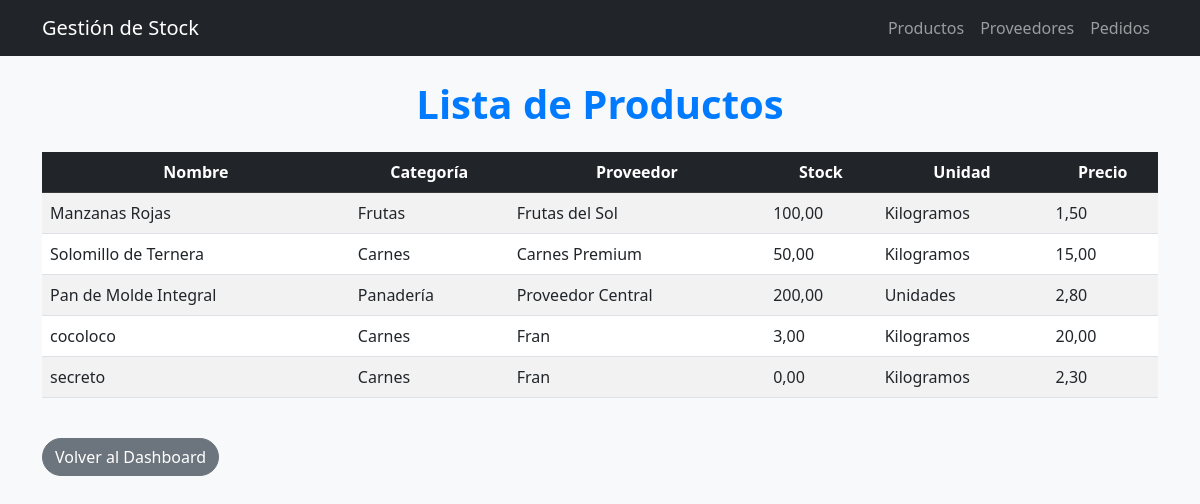
Page /stock/productos/ on the committed database.
### stock/models.py (models this page shows, shortened)
class Producto(models.Model):
    UNIDADES_CHOICES = [
        ('UN', 'Unidades'),
        ('KG', 'Kilogramos'),
        ('LT', 'Litros'),
        ('BT', 'Botellas'),
        ('PK', 'Paquetes'),
    ]
    MONEDAS_CHOICES = [
        ('EUR', '€ - Euro'),
        ('USD', '$ - Dólar'),
        ('GBP', '£ - Libra Esterlina'),
    ]
    categoria = models.ForeignKey(Categoria, on_delete=models.CASCADE, related_name="productos")
    nombre = models.CharField(max_length=100)
    descripcion = models.TextField(blank=True, null=True)
    precio = models.DecimalField(max_digits=10, decimal_places=2)
    moneda = models.CharField(max_length=3, choices=MONEDAS_CHOICES, default='EUR')  # Nueva opción de moneda
    proveedor = models.ForeignKey(Proveedor, on_delete=models.CASCADE)
    stock = models.DecimalField(max_digits=10, decimal_places=2, default=0)
    unidad_medida = models.CharField(max_length=5, choices=UNIDADES_CHOICES, default='UN')  # Aumentamos a 5 caracteres

class Categoria(models.Model):
    nombre = models.CharField(max_length=50)
    descripcion = models.TextField(blank=True, null=True)

class Proveedor(models.Model):
    nombre = models.CharField(max_length=100)
    email = models.EmailField()
    telefono = models.CharField(max_length=20)
    direccion = models.TextField()

### stock/views.py (the view)
# urls.py: path('productos/', views.productos_list, name='productos_list'),
def productos_list(request):
    productos = Producto.objects.all()
    return render(request, 'stock/productos_list.html', {'productos': productos})

### templates/stock/productos_list.html (shortened to what this page needs)
{% extends 'stock/base_stock.html' %}
{% block content %}
<h1 class="text-center mb-4">Lista de Productos</h1>
<table class="table table-striped">
  <thead class="table-dark">
    <tr>
      <th>Nombre</th>
      <th>Categoría</th>
      <th>Proveedor</th>
      <th>Stock</th>
      <th>Unidad</th>
      <th>Precio</th>
    </tr>
  </thead>
  <tbody>
    {% for producto in productos %}
    <tr>
      <td>{{ producto.nombre }}</td>
      <td>{{ producto.categoria.nombre }}</td>
      <td>{{ producto.proveedor.nombre }}</td>
      <td>{{ producto.stock }}</td>
      <td>{{ producto.get_unidad_medida_display }}</td>
      <td>{{ producto.precio }}</td>
    </tr>
    {% empty %}
    <tr>
      <td colspan="6" class="text-center">No hay productos disponibles.</td>
    </tr>
    {% endfor %}
  </tbody>
</table>
<a href="{% url 'stock:dashboard' %}" class="btn btn-secondary mt-4">Volver al Dashboard</a>
{% endblock %}

### static/stock/styles.css (style rules this page uses)
body { background-color: #f8f9fa; }
h1 { color: #007bff; font-weight: bold; text-align: center; }
.table { background-color: #ffffff; }
.table th { text-align: center; }
.btn { border-radius: 20px; }

### rows in the picture
Producto: nombre "Manzanas Rojas", categoria.nombre "Frutas", proveedor.nombre "Frutas del Sol", stock "100,00", unidad_medida "Kilogramos", precio "1,50"
Producto: nombre "Solomillo de Ternera", categoria.nombre "Carnes", proveedor.nombre "Carnes Premium", stock "50,00", unidad_medida "Kilogramos", precio "15,00"
Producto: nombre "Pan de Molde Integral", categoria.nombre "Panadería", proveedor.nombre "Proveedor Central", stock "200,00", unidad_medida "Unidades", precio "2,80"
Producto: nombre "cocoloco", categoria.nombre "Carnes", proveedor.nombre "Fran", stock "3,00", unidad_medida "Kilogramos", precio "20,00"
Producto: nombre "secreto", categoria.nombre "Carnes", proveedor.nombre "Fran", stock "0,00", unidad_medida "Kilogramos", precio "2,30"
